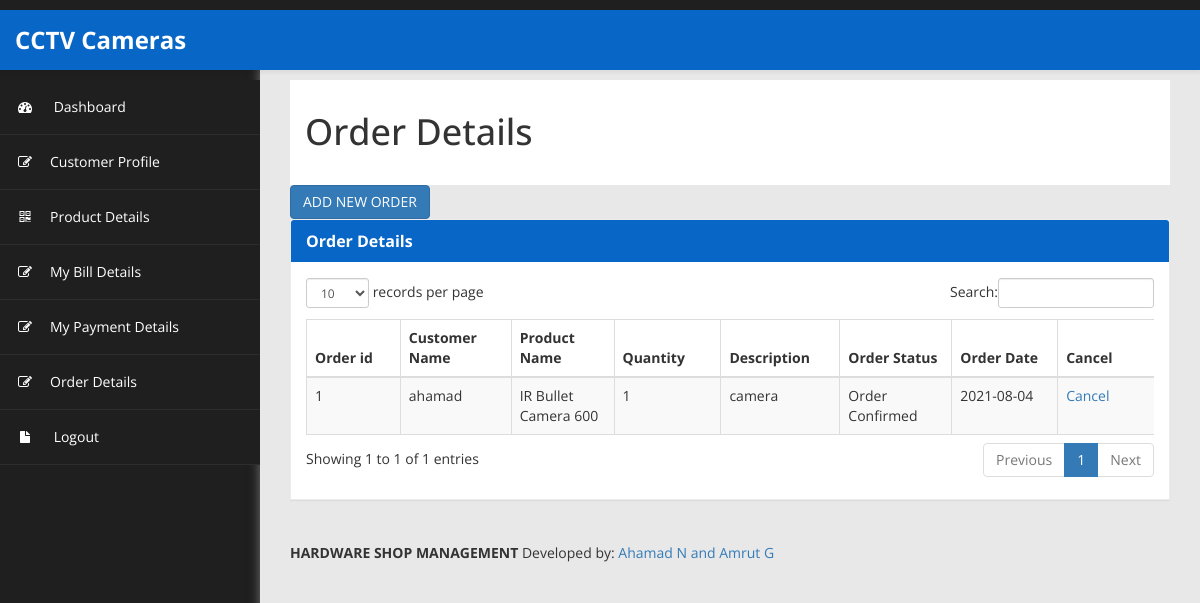
/customer/order_details_view.php (signed in), run on the app's committed database.
### tables this page shows
CREATE TABLE `order_details` (
  `order_id` int(10) NOT NULL,
  `cust_id` int(10) NOT NULL,
  `pro_id` int(15) NOT NULL,
  `order_qty` int(10) NOT NULL,
  `description` text NOT NULL,
  `order_date` date NOT NULL,
  `order_status` varchar(20) NOT NULL
);

CREATE TABLE `customer_details` (
  `cust_id` int(10) NOT NULL,
  `cust_name` varchar(20) NOT NULL,
  `cust_address` varchar(30) NOT NULL,
  `cust_contact_no` bigint(10) NOT NULL,
  `cust_email_id` varchar(20) NOT NULL
);

CREATE TABLE `product_details` (
  `product_id` int(10) NOT NULL,
  `product_name` varchar(20) NOT NULL,
  `product_price` int(20) NOT NULL,
  `product_description` varchar(100) NOT NULL,
  `product_image` varchar(200) NOT NULL,
  `product_model` varchar(255) NOT NULL
);

### customer/order_details_view.php (the view, shortened to what this page needs)
<!DOCTYPE html>
<html xmlns="http://www.w3.org/1999/xhtml">
<head>
<?php include('metadata.php');?>
<?php include('header.php');?>
<?php include('sidebar.php');?>
</head>
<body>
        <div id="page-wrapper" >
            <div id="page-inner">
			 <div class="row">
                    <div class="col-md-12">
                        <h1 class="page-header">
                           Order Details
                       </h1>
                    </div>
                </div>
             <a href="order_details.php" class="btn btn-primary">ADD NEW ORDER</a>
            <div class="row">
                <div class="col-md-12">
                    <div class="panel panel-default">
                        <div class="panel-heading">
                            Order Details
                        </div>
                        <div class="panel-body">
                            <div class="table-responsive">
                                <table class="table table-striped table-bordered table-hover" id="dataTables-example">
                                    <thead>
        <th width="138">Order id</th>
          <th width="138">Customer Name</th>
          <th width="138">Product Name</th>
          <th width="138">Quantity</th>
      <th width="138">Description</th>
	  <th width="138">Order Status</th>
      <th width="172">Order Date</th>
      <th width="138">Cancel</th>
	  </thead>
  <tbody>
<?php
	$sn=1;
	include('db_connection.php');
	$uname=$_SESSION['uname'];
	$sql="select * from order_details od,customer_details cd,product_details pd where od.cust_id=cd.cust_id and od.pro_id=pd.product_id and cd.cust_email_id='$uname'";
	$res=$conn->query($sql);
	while($row=mysqli_fetch_array($res))
	{
	?>
    <tr>
	  <td><?php echo $sn++;?></td>
	  <td><?php echo $row['cust_name'];?></td>
      <td><?php echo $row['product_name'];?></td>
	  <td><?php echo $row['order_qty'];?></td>
      <td><?php echo $row['description'];?></td>
	  <td><?php echo $row['order_status'];?></td>
      <td><?php echo $row['order_date'];?></td>
      <td><a href="order_details_delete.php?order_id=<?php echo $row['order_id']; ?>" onClick="return confirm('Are you sure to delete');">Cancel</a></td>
    </tr>
	<?php
  }
  ?>
 </tbody>
                                </table>
                            </div>
                        </div>
                    </div>
                <?php include('footer.php');?>
			    </div>
            </div>
</body>
</html>

### customer/assets/css/custom-styles.css (style rules this page uses)
body { font-family: 'Open Sans', sans-serif; background: #1F1F1F; }
#page-wrapper { padding: 15px 15px; min-height: 600px; background: #E8E8E8; }
#page-inner { width:100%; margin:10px 20px 10px 0px; background-color:transparent; padding: 15px 30px; min-height:1200px; }
h1, .h1, h2, .h2, h3, .h3 { margin-top: 7px; margin-bottom: -5px; }
.panel { border-radius:0px; }
#page-wrapper { position: relative; top: 55px; box-shadow: 0 0 10px #757575; -moz-box-shadow: 0 0 10px #757575; -webkit-box-shadow: 0 0 10px #757575; }
.page-header { padding-bottom: 9px; margin: 0; border-bottom: 1px solid transparent; text-align: left;background-color: #fff;padding: 32px 22px 32px 15px; }
.panel-default { border-color: #ECECEC; }
.panel-default > .panel-heading { color: #FFF; border-color: #FFF; font-weight:bold; background: #0866C6; font-size: 16px; text-shadow: none; }
.panel-heading { border-bottom: 1px solid transparent; border-top-left-radius: 3px; border-top-right-radius: 3px; }
@media (min-width:768px) { #page-wrapper { margin: 0 0 0 260px; padding: 0; min-height: 1200px; } }

### data on the page
order_details: cust.cust_name "ahamad", product_details.product_name "IR Bullet Camera 600", order_qty "1", description "camera", order_status "Order Confirmed", order_date "2021-08-04"
